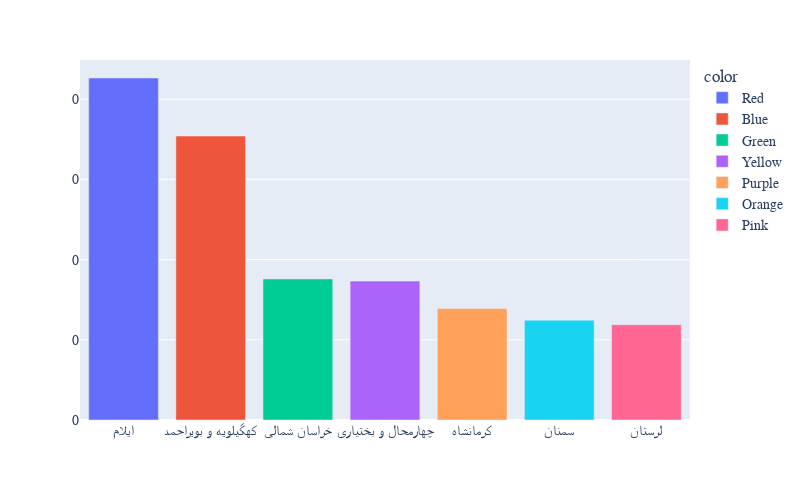

Notebook code for this chart:
### Code cell
fig = px.bar(top7_suicide, x='state', y='suicide', color=['Red', 'Blue', 'Green', 'Yellow', 'Purple', 'Orange', 'Pink'])
fig.update_layout(width=800, height=500, yaxis={'tickformat':'f'}, yaxis_title='', xaxis_title='', font={'family':'B Koodak', 'size':14})

### Figure 1 — Plotly figure (JSON) as saved in the notebook; plotly's stock layout.template omitted (floating-point values rounded to 4 significant figures)
{"data": [{"alignmentgroup": "True", "hovertemplate": "color=Red<br>state=%{x}<br>suicide=%{y}<extra></extra>", "legendgroup": "Red", "marker": {"color": "#636efa", "pattern": {"shape": ""}}, "name": "Red", "offsetgroup": "Red", "orientation": "v", "showlegend": true, "textposition": "auto", "x": ["ایلام"], "xaxis": "x", "y": [2.132e-10], "yaxis": "y", "type": "bar"}, {"alignmentgroup": "True", "hovertemplate": "color=Blue<br>state=%{x}<br>suicide=%{y}<extra></extra>", "legendgroup": "Blue", "marker": {"color": "#EF553B", "pattern": {"shape": ""}}, "name": "Blue", "offsetgroup": "Blue", "orientation": "v", "showlegend": true, "textposition": "auto", "x": ["کهگیلویه و بویراحمد"], "xaxis": "x", "y": [1.77e-10], "yaxis": "y", "type": "bar"}, {"alignmentgroup": "True", "hovertemplate": "color=Green<br>state=%{x}<br>suicide=%{y}<extra></extra>", "legendgroup": "Green", "marker": {"color": "#00cc96", "pattern": {"shape": ""}}, "name": "Green", "offsetgroup": "Green", "orientation": "v", "showlegend": true, "textposition": "auto", "x": ["خراسان شمالی"], "xaxis": "x", "y": [8.798e-11], "yaxis": "y", "type": "bar"}, {"alignmentgroup": "True", "hovertemplate": "color=Yellow<br>state=%{x}<br>suicide=%{y}<extra></extra>", "legendgroup": "Yellow", "marker": {"color": "#ab63fa", "pattern": {"shape": ""}}, "name": "Yellow", "offsetgroup": "Yellow", "orientation": "v", "showlegend": true, "textposition": "auto", "x": ["چهارمحال و بختیاری"], "xaxis": "x", "y": [8.66e-11], "yaxis": "y", "type": "bar"}, {"alignmentgroup": "True", "hovertemplate": "color=Purple<br>state=%{x}<br>suicide=%{y}<extra></extra>", "legendgroup": "Purple", "marker": {"color": "#FFA15A", "pattern": {"shape": ""}}, "name": "Purple", "offsetgroup": "Purple", "orientation": "v", "showlegend": true, "textposition": "auto", "x": ["کرمانشاه"], "xaxis": "x", "y": [6.951e-11], "yaxis": "y", "type": "bar"}, {"alignmentgroup": "True", "hovertemplate": "color=Orange<br>state=%{x}<br>suicide=%{y}<extra></extra>", "legendgroup": "Orange", "marker": {"color": "#19d3f3", "pattern": {"shape": ""}}, "name": "Orange", "offsetgroup": "Orange", "orientation": "v", "showlegend": true, "textposition": "auto", "x": ["سمنان"], "xaxis": "x", "y": [6.222e-11], "yaxis": "y", "type": "bar"}, {"alignmentgroup": "True", "hovertemplate": "color=Pink<br>state=%{x}<br>suicide=%{y}<extra></extra>", "legendgroup": "Pink", "marker": {"color": "#FF6692", "pattern": {"shape": ""}}, "name": "Pink", "offsetgroup": "Pink", "orientation": "v", "showlegend": true, "textposition": "auto", "x": ["لرستان"], "xaxis": "x", "y": [5.941e-11], "yaxis": "y", "type": "bar"}], "layout": {"xaxis": {"anchor": "y", "domain": [0.0, 1.0], "title": {"text": ""}}, "yaxis": {"anchor": "x", "domain": [0.0, 1.0], "title": {"text": ""}, "tickformat": "f"}, "legend": {"title": {"text": "color"}, "tracegroupgap": 0}, "margin": {"t": 60}, "barmode": "relative", "font": {"family": "B Koodak", "size": 14}, "width": 800, "height": 500}}
